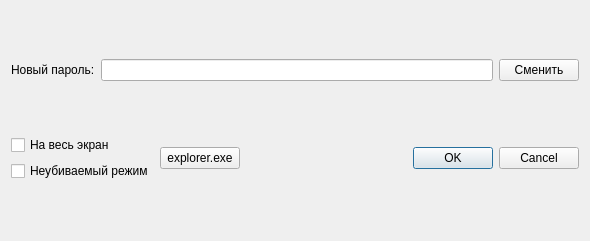
<?xml version="1.0" encoding="UTF-8"?>
<ui version="4.0">
 <class>Settings</class>
 <widget class="QWidget" name="Settings">
  <property name="geometry">
   <rect>
    <x>0</x>
    <y>0</y>
    <width>590</width>
    <height>241</height>
   </rect>
  </property>
  <property name="minimumSize">
   <size>
    <width>590</width>
    <height>241</height>
   </size>
  </property>
  <property name="maximumSize">
   <size>
    <width>590</width>
    <height>241</height>
   </size>
  </property>
  <property name="windowTitle">
   <string>Form</string>
  </property>
  <layout class="QGridLayout" name="gridLayout">
   <item row="1" column="0" colspan="3">
    <layout class="QHBoxLayout" name="horizontalLayout">
     <item>
      <widget class="QLabel" name="label">
       <property name="text">
        <string>Новый пароль:</string>
       </property>
      </widget>
     </item>
     <item>
      <widget class="QLineEdit" name="password"/>
     </item>
     <item>
      <widget class="QPushButton" name="btn_change_password">
       <property name="text">
        <string>Сменить</string>
       </property>
      </widget>
     </item>
    </layout>
   </item>
   <item row="2" column="0">
    <layout class="QVBoxLayout" name="verticalLayout">
     <item>
      <widget class="QCheckBox" name="cb_fullscreen">
       <property name="text">
        <string>На весь экран</string>
       </property>
      </widget>
     </item>
     <item>
      <widget class="QCheckBox" name="cb_unkillable">
       <property name="text">
        <string>Неубиваемый режим</string>
       </property>
      </widget>
     </item>
    </layout>
   </item>
   <item row="2" column="2">
    <widget class="QDialogButtonBox" name="bb_settings">
     <property name="standardButtons">
      <set>QDialogButtonBox::StandardButton::Cancel|QDialogButtonBox::StandardButton::Ok</set>
     </property>
    </widget>
   </item>
   <item row="2" column="1">
    <widget class="QPushButton" name="btn_explorer">
     <property name="text">
      <string>explorer.exe</string>
     </property>
    </widget>
   </item>
  </layout>
 </widget>
 <resources/>
 <connections/>
</ui>
